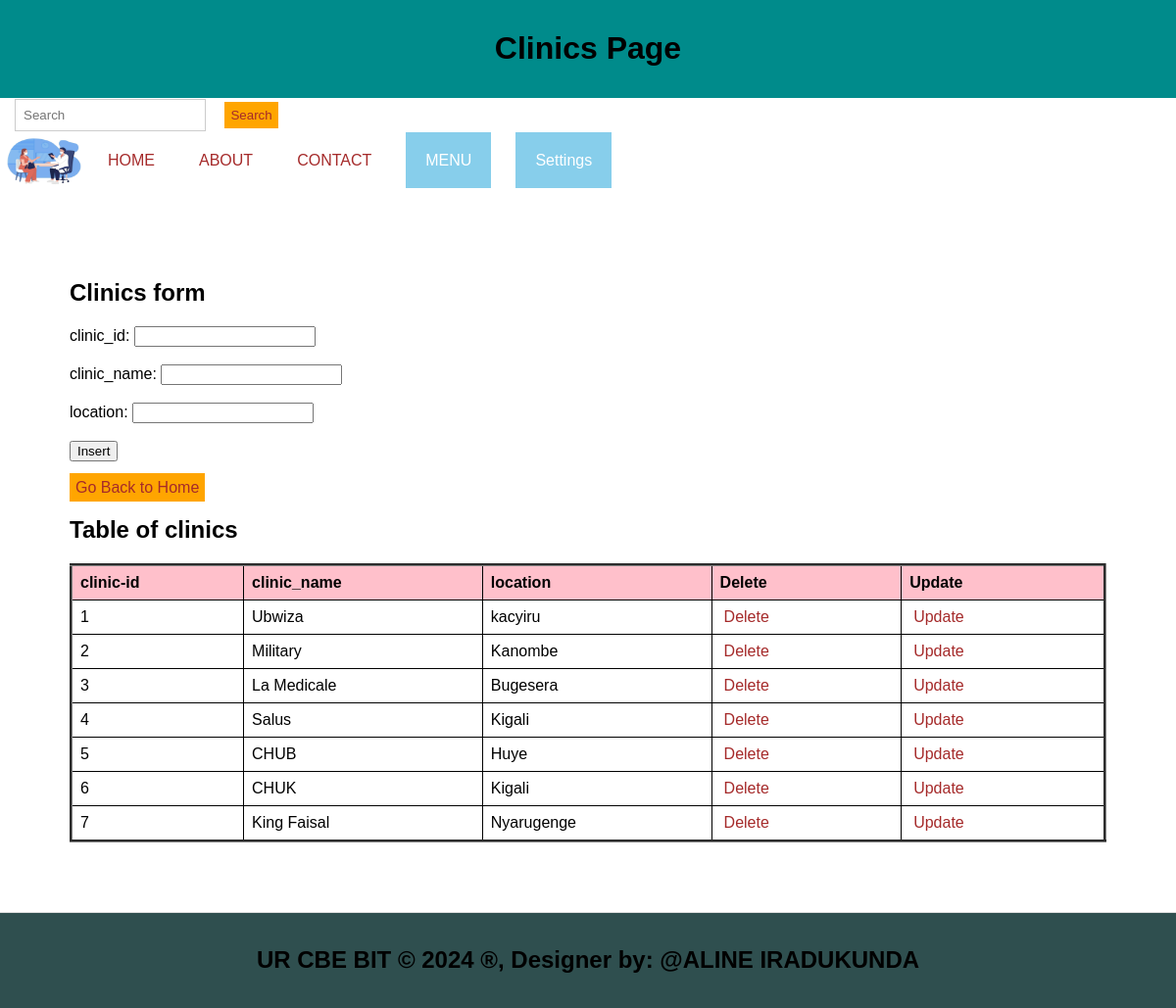
/Clinic.php, run on the app's committed database.
### tables this page shows
CREATE TABLE `clinics` (
  `clinic_id` int(11) NOT NULL,
  `clinic_name` varchar(100) DEFAULT NULL,
  `location` varchar(255) DEFAULT NULL
);

### Clinic.php (the view, shortened to what this page needs)
<!DOCTYPE html>
<html lang="en">
<head>
  <link rel="stylesheet" type="text/css" href="style.css" title="style 1" media="screen, tv, projection, handheld, print"/>
</head>
<body>
<header><center>
    <h1>Clinics Page</h1></center>
  </header>
  <form class="d-flex" role="search" action="search.php">
      <input class="form-control me-2" type="search" placeholder="Search" aria-label="Search" name="query">
      <button class="btn btn-outline-success" type="submit">Search</button>
    </form>
  <ul>
    <li><img src="./Images/app.jpg" width="90" height="60" alt="Logo"></li>
    <li><a href="./home.html">HOME</a></li>
    <li><a href="./about.html">ABOUT</a></li>
    <li><a href="./contact.html">CONTACT</a></li>
    <li class="dropdown">
      <a href="#" style="padding: 20px; color: white; background-color: skyblue; text-decoration: none;">MENU</a>
    </li>
    <li class="dropdown">
      <a href="#" style="padding: 20px; color: white; background-color: skyblue; text-decoration: none;">Settings</a>
    </li>
  </ul>
<section>
  <h1>Clinics form</h1>
  <form method="post">
    <label for="cid">clinic_id:</label>
    <input type="number" id="cid" name="cid"><br><br>
    <label for="cn">clinic_name:</label>
    <input type="text" id="cn" name="cn" required><br><br>
    <label for="lct">location:</label>
    <input type="text" id="lct" name="lct" required><br><br>
    <input type="submit" name="add" value="Insert"><br><br>
    <a class="button" href="./home.html">Go Back to Home</a></li>
  </form>
  <h2>Table of clinics</h2>
  <table border="3">
    <tr>
      <th>clinic-id</th>
      <th>clinic_name</th>
      <th>location</th>
      <th>Delete</th>
      <th>Update</th>
    </tr>
    <?php
    include('database_connection.php');
    $sql = "SELECT * FROM clinics";
    $result = $connection->query($sql);
    if ($result->num_rows > 0) {
        while ($row = $result->fetch_assoc()) {
            $cid = $row['clinic_id'];
            echo "<tr>
                <td>" . $row['clinic_id'] . "</td>
                <td>" . $row['clinic_name'] . "</td>
                <td>" . $row['location'] . "</td>
                <td><a style='padding:4px' href='delete_Clinic.php?clinic_id=$cid'>Delete</a></td>
                <td><a style='padding:4px' href='update_Clinic.php?clinic_id=$cid'>Update</a></td>
            </tr>";
        }
    } else {
        echo "<tr><td colspan='3'>No data found</td></tr>";
    }
    ?>
  </table>
</section>
<footer>
  <center>
    <b><h2>UR CBE BIT &copy; <?php echo date("Y"); ?> &reg;, Designer by: @ALINE IRADUKUNDA</h2></b>
  </center>
</footer>
</body>
</html>

### style.css (style rules this page uses)
body { font-family: Arial, sans-serif; margin: 0; padding: 0; }
.form-control { padding: 8px; margin-left: 4px; border: 1px solid #ccc; }
.btn { padding: 6px; background-color: orange; color: brown; border: none; }
.dropdown { position: relative; display: inline; margin-right: 10px; }
body { font-family: Arial,sans-serif; margin:0; padding:0; }
header { background-color:darkgray; padding: 15px; }
.dropdown { position: right; display:right; direction:rtl; }
section { padding:20px; border-bottom: 1px solid #ddd; }
footer { text-align: center; padding: 15px; background-color:darkgray; }

### Clinic.php (style rules this page uses)
body table { width: 100%; border-collapse: collapse; }
th, td { border: 1px solid black; padding: 8px; text-align: left; }
th { background-color: pink; }
a { padding: 10px; color: white; text-decoration: none; margin-right: 15px; }
a:link { color: brown; }
button.btn { margin-left: 15px; margin-top: 4px; }
input.form-control { margin-left: 15px; padding: 8px; }
section { padding: 71px; border-bottom: 1px solid #ddd; }
footer { text-align: center; padding: 15px; background-color: darkslategrey; }
header { background-color: darkcyan; padding: 10px; text-align: center; }
ul { list-style-type: none; padding: 0; margin: 0; display: flex; align-items: center; }
li { margin-right: 10px; }
li img { vertical-align: middle; }
.dropdown { position: relative; display: inline-block; }
.button { padding: 6px; background-color: orange; color: brown; border: none; }

### data on the page
clinics: clinic_id "1", clinic_name "Ubwiza", location "kacyiru"
clinics: clinic_id "2", clinic_name "Military", location "Kanombe"
clinics: clinic_id "3", clinic_name "La Medicale", location "Bugesera"
clinics: clinic_id "4", clinic_name "Salus", location "Kigali"
clinics: clinic_id "5", clinic_name "CHUB", location "Huye"
clinics: clinic_id "6", clinic_name "CHUK", location "Kigali"
clinics: clinic_id "7", clinic_name "King Faisal", location "Nyarugenge"
